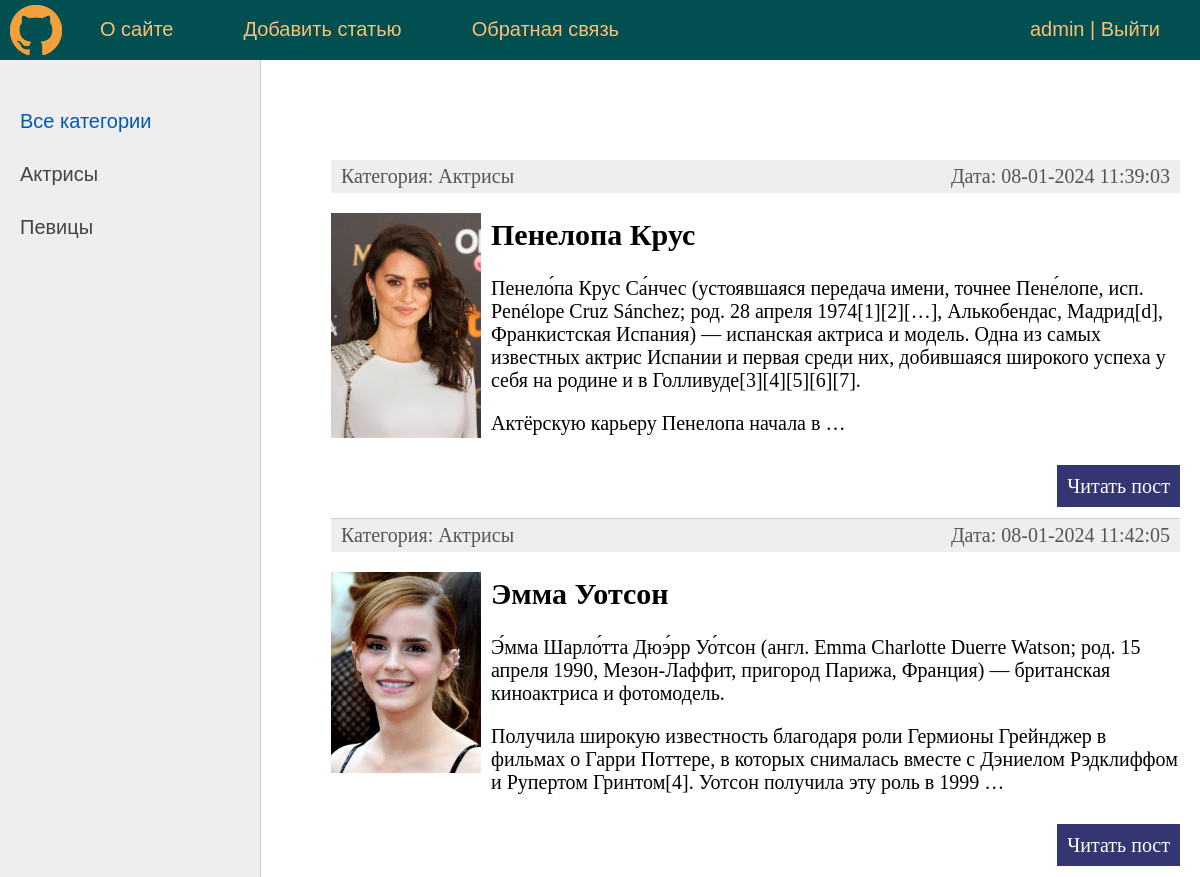
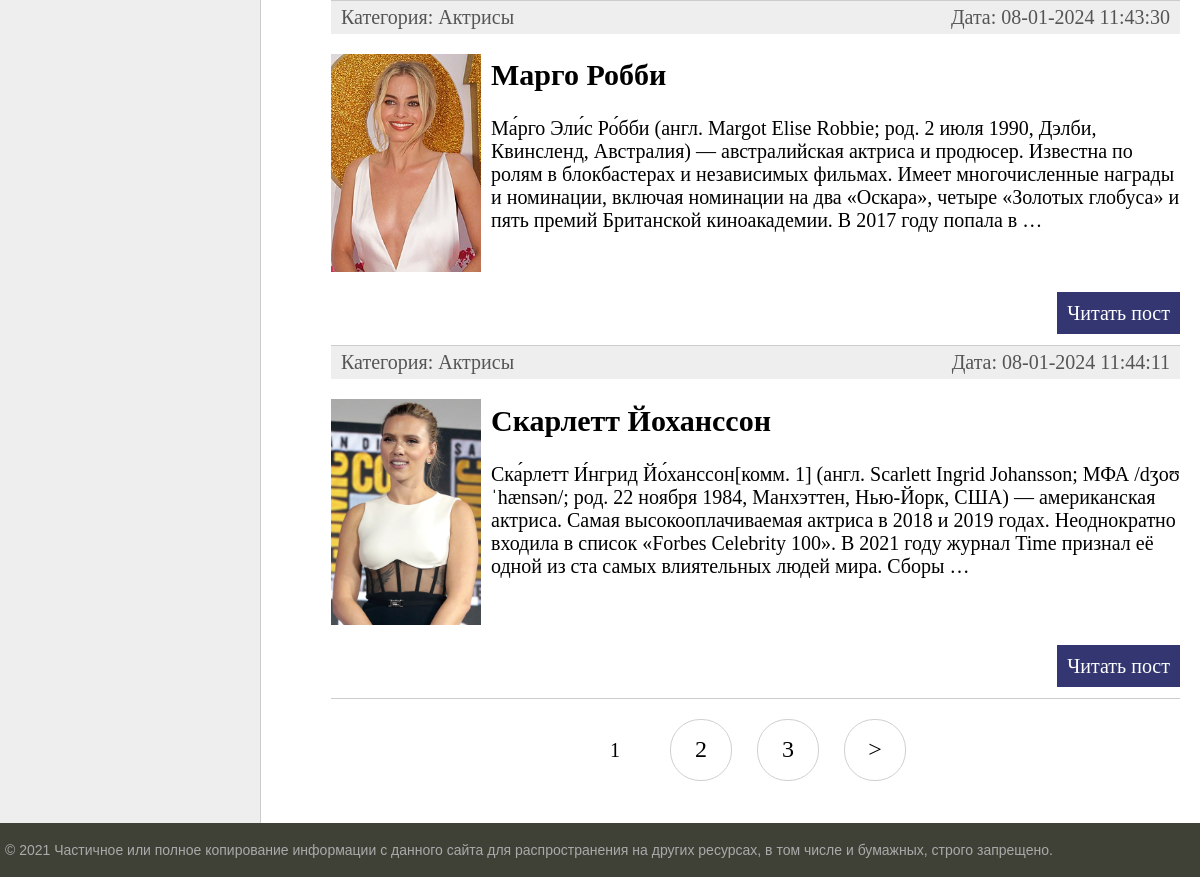
The app's page / (signed in) with its own data (2 pictures, top to bottom).
### women/models.py (models this page shows, shortened)
class Category(models.Model):
    name = models.CharField(max_length=100, db_index=True, verbose_name="Категория")
    slug = models.SlugField(max_length=255, unique=True, db_index=True, verbose_name="URL")
    def __str__(self):
        return self.name
    def get_absolute_url(self):
        return reverse('category', kwargs={'cat_slug': self.slug})
    class Meta:
        verbose_name = 'Категория'
        verbose_name_plural = 'Категории'
        ordering = ['id']

class Women(models.Model):
    title = models.CharField(max_length=255, verbose_name="Заголовок")
    slug = models.SlugField(max_length=255, unique=True, db_index=True, verbose_name="URL")
    content = models.TextField(blank=True, verbose_name="Текст статьи")
    photo = models.ImageField(upload_to="photos/%Y/%m/%d/", verbose_name="Фото")
    time_create = models.DateTimeField(auto_now_add=True, verbose_name="Время создания")
    time_update = models.DateTimeField(auto_now=True, verbose_name="Время изменения")
    is_published = models.BooleanField(default=True, verbose_name="Публикация")
    cat = models.ForeignKey('Category', on_delete=models.PROTECT, verbose_name="Категории")
    def get_absolute_url(self):
        return reverse('post', kwargs={'post_slug': self.slug})
    class Meta:
        verbose_name = 'Известные женщины'
        verbose_name_plural = 'Известные женщины'
        ordering = ['id']

### women/views.py (the view)
# urls.py: path('', WomenHome.as_view(), name='home'),
class WomenHome(DataMixin, ListView):
    model = Women
    template_name = 'women/index.html'
    context_object_name = 'posts'
    def get_context_data(self, *, object_list=None, **kwargs):
        context = super().get_context_data(**kwargs)
        c_def = self.get_user_context(title="Главная страница")
        return dict(list(context.items()) + list(c_def.items()))
    def get_queryset(self):
        return Women.objects.filter(is_published=True)

### women/utils.py (called while the page is built)
    def get_user_context(self, **kwargs):
        context = kwargs
        cats = Category.objects.annotate(Count('women'))
        user_menu = menu.copy()
        if not self.request.user.is_authenticated:
            user_menu.pop(1)
        context['menu'] = user_menu
        context['cats'] = cats
        if 'cat_selected' not in context:
            context['cat_selected'] = 0
        return context

### women/templates/women/index.html (shortened to what this page needs)
{% extends 'women/base.html' %}
{% block content %}
<ul class="list-articles">
	{% for p in posts %}
			<li><div class="article-panel">
	<p class="first">Категория: {{p.cat}}</p>
	<p class="last">Дата: {{p.time_update|date:"d-m-Y H:i:s"}}</p>
</div>
{% if p.photo %}
	<p><img class="img-article-left thumb" src="{{p.photo.url}}"></p>
{% endif %}
	<h2>{{p.title}}</h2>
	{% autoescape on %}
	{{p.content|linebreaks|truncatewords:50}}
	{% endautoescape %}
			<p class="link-read-post"><a href="{{ p.get_absolute_url }}">Читать пост</a></p>
			</li>
	{% endfor %}
</ul>
{% endblock %}

### women/templates/women/base.html (shortened to what this page needs)
{% load static %}
{% load women_tags %}
<!DOCTYPE html>
<html>
<head>
	<link type="text/css" href="{% static 'women\css\styles.css' %}" rel="stylesheet" />
</head>
<body>
<table class="table-page" border=0 cellpadding="0" cellspacing="0">
<tr><td valign=top>
{% block mainmenu %}
		<div class="header">
			<ul id="mainmenu" class="mainmenu">
			<li class="logo"><a href="{% url 'home' %}"><div class="logo"></div></a></li>
{% for m in menu %}
			<li><a href="{% url m.url_name %}">{{m.title}}</a></li>
{% endfor %}
			{% if request.user.is_authenticated %}
			<li class="last"> {{user.username}} | <a href="{% url 'logout' %}">Выйти</a></li>
			{% else %}
			<li class="last"><a href="{% url 'register' %}">Регистрация</a> | <a href="{% url 'login' %}">Войти</a></li>
			{% endif %}
			</ul>
		</div>
{% endblock mainmenu %}
<table class="table-content" border=0 cellpadding="0" cellspacing="0">
<tr>
	<td valign="top" class="left-chapters">
	<ul id="leftchapters">
{% if cat_selected == 0 %}
		<li class="selected">Все категории</li>
{% else %}
		<li><a href="{% url 'home' %}">Все категории</a></li>
{% endif %}
{% for c in cats %}
{% if c.women__count > 0 %}
	{% if c.pk == cat_selected %}
		<li class="selected">{{c.name}}</li>
	{% else %}
		<li><a href="{{ c.get_absolute_url }}">{{c.name}}</a></li>
	{% endif %}
{% endif %}
{% endfor %}
	</ul>
</td>
<td valign="top" class="content">
	<div class="content-text">
{% block content %}
{% endblock %}
{% if page_obj.has_other_pages %}
<nav class="list-pages">
    <ul>
        {% for p in paginator.page_range %}
		{% if page_obj.number == p %}
        <li class="page-num page-num-selected">{{ p }}</li>
		{% elif p >= page_obj.number|add:-2 and p <= page_obj.number|add:2  %}
			<li class="page-num">
				<a href="?page={{ p }}">{{ p }}</a>
			</li>
		{% endif %}
        {% endfor %}
{% if page_obj.has_next %}
<li class="page-num">
	<a href="?page={{ page_obj.next_page_number }}">&gt;</a>
</li>
{% endif %}
    </ul>
</nav>
{% endif %}
	</div>
</td></tr></table>
</td></tr>
<tr><td valign=top>
	<div id="footer">
		<p>&copy; 2021 Частичное или полное копирование информации с данного сайта для распространения на других ресурсах, в том числе и бумажных, строго запрещено.</p>
	</div>
</td></tr></table>
</body>
</html>

### women/static/women/css/styles.css (style rules this page uses)
html, body { font-family: 'Arial'; margin: 0; padding: 0; height: 100%; width: 100%; color: #444; }
a { color: #0059b2; text-decoration: none; }
img { max-width: 600px; height: auto; }
img.img-article-left { max-width: 300px; height: auto; float: left; padding: 0 10px 10px 0; }
img.img-article-left.thumb { max-width: 150px; height: auto; }
p.link-read-post { text-align: right; }
p.link-read-post a { padding: 10px; min-width: 100px; background: #333671; color: #fff; text-decoration: none; }
div.article-panel { background: #eee; padding: 5px 10px 5px 10px; box-sizing: border-box; overflow: hidden; color: #555; }
div.article-panel p.first { margin: 0; float: left; }
div.article-panel p.last { margin: 0; float: right; }
ul.list-articles { list-style: none; margin: 0; padding: 0; }
ul.list-articles li { border-bottom: 1px solid #ccc; }
.table-page { width: 100%; height: 100%; vertical-align: top; }
.table-page tr { height: 100%; }
.header { background: #024f52; height: 60px; }
.logo { background: url('../images/logo.png') no-repeat 10px 5px; width: 70px; height: 60px; }
ul.mainmenu { list-style: none; margin: 0; padding: 0; height: 60px; color: #fdc073; font-size: 20px; overflow: hidden; }
ul.mainmenu li { float: left; margin: 18px 40px 0 30px; }
ul.mainmenu li.logo { margin: 0; }
ul.mainmenu li.last { float: right; }
ul.mainmenu li a { color: #fdc073; text-decoration: none; }
.table-content { width: 100%; min-height: 100%; height: 100%; }
.left-chapters { margin: 0; background: #eee; border-right: 1px solid #ccc; min-height: 100%; }
.left-chapters ul { width: 230px; min-height: 100%; margin: 0; padding: 20px 10px 10px 20px; list-style: none; font-size: 20px; }
.left-chapters ul li { margin: 30px 0 0 0; color: #999; }
.left-chapters ul li.selected { color: #0059b2; }
.left-chapters ul li a { color: #444; text-decoration: none; }
.content { padding: 40px 20px 20px 40px; width: 100%; box-sizing: border-box; }
.content-text { margin: 60px 0 0 30px; color: #000; font-size: 20px; font-family: Yandex Sans Display Light; }
#footer { box-sizing: border-box; background: #3F4137; padding: 5px; color: #aaa; font-size: 14px; font-family: Verdana, Geneva, Arial, Helvetica; text-align: left; overflow: hidden; }
.list-pages { text-align: center; margin: 0 0 20px 0; }
.list-pages ul { margin: 20px 0 0 0; padding: 0; list-style: none; }
.list-pages ul li { display: inline-block; margin: 0 20px 0 0; }
.list-pages a { color: #000; font-size: 24px; text-decoration: none; }
.list-pages .page-num, .page-num-selected { display: inline-block; width: 60px; height: 44px; padding: 16px 0 0 0; border: 1px solid #d0d0d0; border-radius: 30px; }
.list-pages .page-num-selected { border: none; color: #000; font-size: 20px; }

### records on screen
Category: name "Актрисы"
Category: name "Певицы"
Women: cat "Актрисы", time_update "08-01-2024 11:39:03", photo (picture), title "Пенелопа Крус", content "Пенело́па Крус Са́нчес (устоявшаяся передача имени, точнее Пене́лопе, исп. Penélope Cruz Sánchez; род. 28 апреля 1974[1][2][…], Алькобендас, Мадрид[d], Франкистская Испания) — испанская актриса и модель. Одна из самых известных актрис Испании и первая среди них, добившаяся широкого успеха у себя на родине и в Голливуде[3][4][5][6][7]. Актёрскую карьеру Пенелопа начала в …"
Women: cat "Актрисы", time_update "08-01-2024 11:42:05", photo (picture), title "Эмма Уотсон", content "Э́мма Шарло́тта Дюэ́рр Уо́тсон (англ. Emma Charlotte Duerre Watson; род. 15 апреля 1990, Мезон-Лаффит, пригород Парижа, Франция) — британская киноактриса и фотомодель. Получила широкую известность благодаря роли Гермионы Грейнджер в фильмах о Гарри Поттере, в которых снималась вместе с Дэниелом Рэдклиффом и Рупертом Гринтом[4]. Уотсон получила эту роль в 1999 …"
Women: cat "Актрисы", time_update "08-01-2024 11:43:30", photo (picture), title "Марго Робби", content "Ма́рго Эли́с Ро́бби (англ. Margot Elise Robbie; род. 2 июля 1990, Дэлби, Квинсленд, Австралия) — австралийская актриса и продюсер. Известна по ролям в блокбастерах и независимых фильмах. Имеет многочисленные награды и номинации, включая номинации на два «Оскара», четыре «Золотых глобуса» и пять премий Британской киноакадемии. В 2017 году попала в …"
Women: cat "Актрисы", time_update "08-01-2024 11:44:11", photo (picture), title "Скарлетт Йоханссон", content "Ска́рлетт И́нгрид Йо́ханссон[комм. 1] (англ. Scarlett Ingrid Johansson; МФА /dʒoʊˈhænsən/; род. 22 ноября 1984, Манхэттен, Нью-Йорк, США) — американская актриса. Самая высокооплачиваемая актриса в 2018 и 2019 годах. Неоднократно входила в список «Forbes Celebrity 100». В 2021 году журнал Time признал её одной из ста самых влиятельных людей мира. Сборы …"

### other values on screen
{{ m.title }} "О сайте" "Добавить статью" "Обратная связь"
{{ user.username }} "admin"
{{ p }} "1"
{{ p }} "2" "3"
